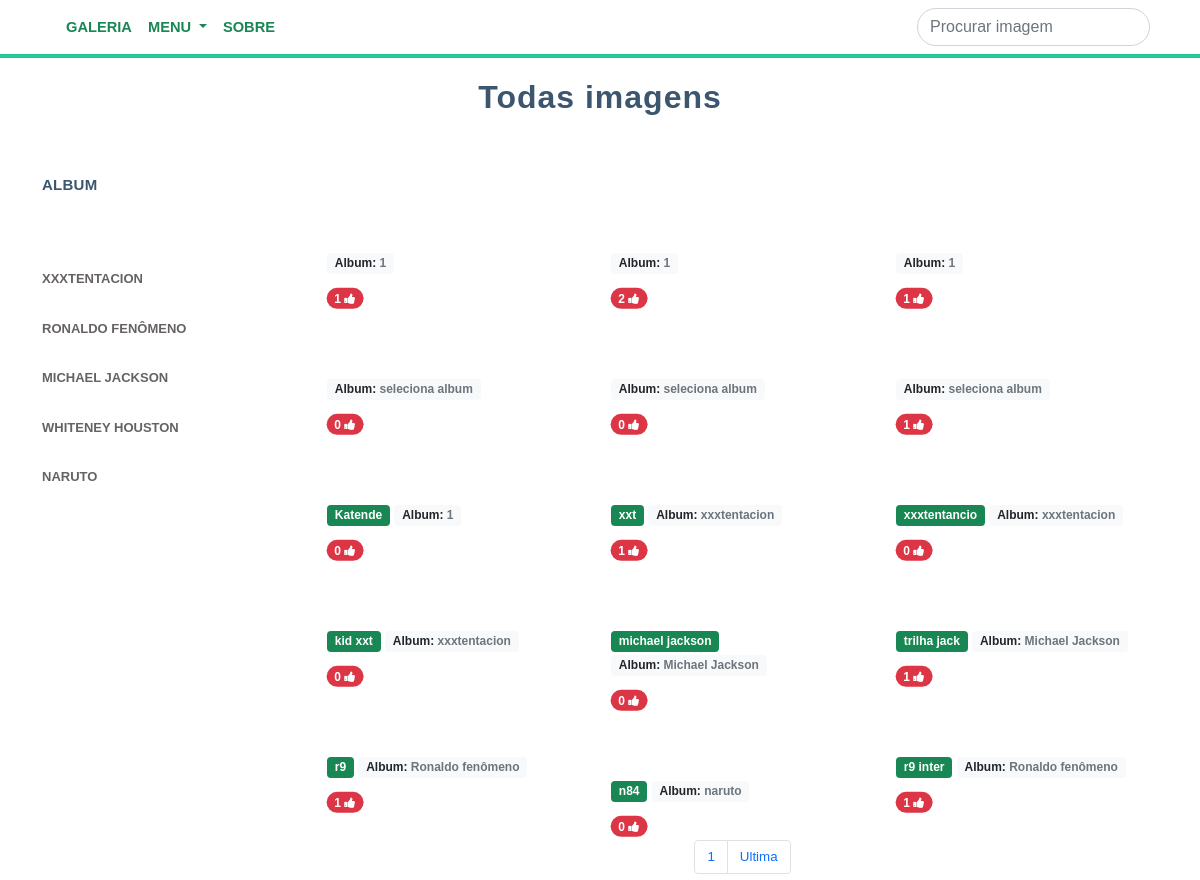
The page / on the database its author committed.
### tables this page shows
CREATE TABLE `albums` (
  `id` int(11) NOT NULL,
  `nome` varchar(40) NOT NULL,
  `criador` varchar(50) NOT NULL,
  `dia` datetime NOT NULL DEFAULT current_timestamp()
);

CREATE TABLE `imagens` (
  `id` int(11) NOT NULL,
  `nome` varchar(50) NOT NULL,
  `imagem` varchar(500) NOT NULL,
  `dia` datetime NOT NULL DEFAULT current_timestamp(),
  `album` varchar(50) NOT NULL,
  `qnt_like` int(11) NOT NULL
);

### index.php (called while the page is built)
<?php
	include_once "controller/routes.php";
	routesURL();
?>

### view/pages/index.php (the view, shortened to what this page needs)
 <?php
 require_once "view/pages/includes/header.php";
 require_once "controller/conexao.php";
 $busca = $pdo->prepare("SELECT * FROM albums");
 $busca->execute();
 $linha=$busca->fetchAll(PDO::FETCH_ASSOC); ?>
 <section class="section" id="projects">
   <div class="section-heading text-center" style="margin-top: -120px!important;">
    <h2>Todas imagens</h2>
  </div>
  <div class="container">
    <div class="row">
      <div class="col-lg-3">
        <div class="section-heading">
          <h6>Album</h6>
        </div>
        <div class="filters">
          <ul>
            <?php
            foreach($linha as $lista)
            {
             ?>
             <?php echo "<li data-filter='.des'>
             <a href='imagem&album=".$lista['nome']."'>" .$lista['nome']."</li>
             </a>"; ?>
          <?php  } ?>
        </ul>
      </div>
    </div>
    <div class="col-lg-9">
      <div class="filters-content">
        <div class="row grid">
          <?php
          $pagina_atual = filter_input(INPUT_GET,'pagina', FILTER_SANITIZE_NUMBER_INT);
          $pagina = (!empty($pagina_atual)) ? $pagina_atual : 1;
          $qnt_result_pg = 20;
          $inicio = ($qnt_result_pg * $pagina) - $qnt_result_pg;
          $query=$pdo->prepare("SELECT * FROM imagens LIMIT $inicio, $qnt_result_pg");
          $query->execute();
          $dados = $query->fetchAll(PDO::FETCH_ASSOC);
          foreach($dados as $dado)
            { ?>
              <div class="col-lg-4 col-md-4 col-sm-6 col-xs-12 all des">
                <div class="item">
                </div>
                <span class="badge bg-success"><?php echo $dado['nome'];  ?></span>
                <span class="badge bg-light text-dark">Album: <a class="text-secondary" href="imagem&album=<?php echo $dado['album']; ?>"><strong><?php echo $dado['album']; ?></strong></a></span>
                <br><br>
                <div class="position-relative">
                  <a href="gostar&id=<?php echo $dado['id'];?>">
                    &nbsp;&nbsp;&nbsp;&nbsp;<span class="position-absolute bottom-10 top-10 start-10 end-10 translate-middle badge rounded-pill bg-danger">
                      <?php echo $dado['qnt_like']; ?> <i class="fa fa-thumbs-up" aria-hidden="true"></i>
                    </span></a>
                  </div>
                </div>
              <?php  }  ?>
              <?php
              $resultado_pg = $pdo->prepare("SELECT COUNT(id) AS num_result FROM imagens");
              $resultado_pg->execute();
              $row_pg = $resultado_pg->fetch(PDO::FETCH_ASSOC);
              $quantidade_pg = ceil($row_pg['num_result'] / $qnt_result_pg);
              ?>
            </div>
            <?php
            echo "<nav aria-label='' style='font-size: 10pt!important; margin-top: -40px!important;'>
            <ul class='pagination justify-content-center text-danger'>";
            echo "<li class='page-item'><a class='page-link'>$pagina</a></li>";
            echo "<li class='page-item'><a class='page-link' href='index&pagina=$quantidade_pg'>Ultima</a></li>";
            echo "
            </ul>
            </nav>";
            ?>
          </div>
        </div>
      </div>
    </div>
  </section>
  <?php
  require_once "view/pages/includes/footer.php";
?>

### controller/routes.php (shortened to what this page needs)
<?php
function routesURL()
{
	if(isset($_GET['url']))
	{
		$url = $_GET['url'] ? $_GET['url'] : "index";
	}
	else
	{
		$url = "index";
	}
	switch ($url) {
		case 'index':
		include_once "view/pages/index.php";
		break;
	}
}
?>

### view/pages/includes/header.php (shortened to what this page needs)
<!doctype html>
  <html lang="pt-br">
  <head>
    <link rel="stylesheet" type="text/css" href="view/asset/bootstrap/css/bootstrap.min.css">
    <link rel="stylesheet" href="view/asset/bootstrap/templatemo-breezed.css">
    <link rel="stylesheet" href="view/asset/bootstrap/owl-carousel.css">
    <link rel="stylesheet" href="view/asset/font-awesome/css/font-awesome.css">
    <link rel="stylesheet" href="view/asset/bootstrap/lightbox.css">
    <link rel="stylesheet" href="view/asset/css/estilo.css">
  </head>
  <body>
    <nav class="navbar sticky-top navbar-expand-lg navbar-light menu" style="background-color: #fff;">
      <div class="container-fluid container">
        <div class="collapse navbar-collapse" id="navbarSupportedContent">
          <ul class="navbar-nav me-auto mb-2 mb-lg-0">
            <li class="nav-item">
              <a class="nav-link active" aria-current="page" href="index">GALERIA</a>
            </li>
            <li class="nav-item dropdown">
              <a class="nav-link dropdown-toggle" href="" id="navbarDropdown" role="button" data-bs-toggle="dropdown" aria-expanded="false">
                MENU
              </a>
              <li class="nav-item">
              <a class="nav-link active" aria-current="page" href="sobre">SOBRE</a>
            </li>
            </li>
          </ul>
          <form class="d-flex" method="post" action="resultado">
            <input class="form-control me-2" type="search" name="pesquisar" required="" placeholder="Procurar imagem" aria-label="Search">
          </form>
        </div>
      </div>
    </nav>

### view/pages/includes/footer.php (shortened to what this page needs)
</body>
</html>

### view/asset/css/estilo.css (style rules this page uses)
.menu .nav-link { font-family: Arial, Helvetica, sans-serif; font-weight: 600; color: #198754!important; font-size: 11pt!important; }
.menu { border-bottom: 4px solid #20c997!important; }
.menu input { border-radius: 10em; outline: none; }

### rows shown on the page
albums: nome "XXXTENTACION"
albums: nome "RONALDO FENÔMENO"
albums: nome "MICHAEL JACKSON"
albums: nome "WHITENEY HOUSTON"
albums: nome "NARUTO"
imagens: album "1", qnt_like "1"
imagens: album "1", qnt_like "2"
imagens: album "1", qnt_like "1"
imagens: album "seleciona album", qnt_like "0"
imagens: album "seleciona album", qnt_like "0"
imagens: album "seleciona album", qnt_like "1"
imagens: nome "Katende", album "1", qnt_like "0"
imagens: nome "xxt", album "xxxtentacion", qnt_like "1"
imagens: nome "xxxtentancio", album "xxxtentacion", qnt_like "0"
imagens: nome "kid xxt", album "xxxtentacion", qnt_like "0"
imagens: nome "michael jackson", album "Michael Jackson", qnt_like "0"
imagens: nome "trilha jack", album "Michael Jackson", qnt_like "1"
imagens: nome "r9", album "Ronaldo fenômeno", qnt_like "1"
imagens: nome "r9 inter", album "Ronaldo fenômeno", qnt_like "1"
imagens: nome "n84", album "naruto", qnt_like "0"

### other values the page prints
$pagina "1"
